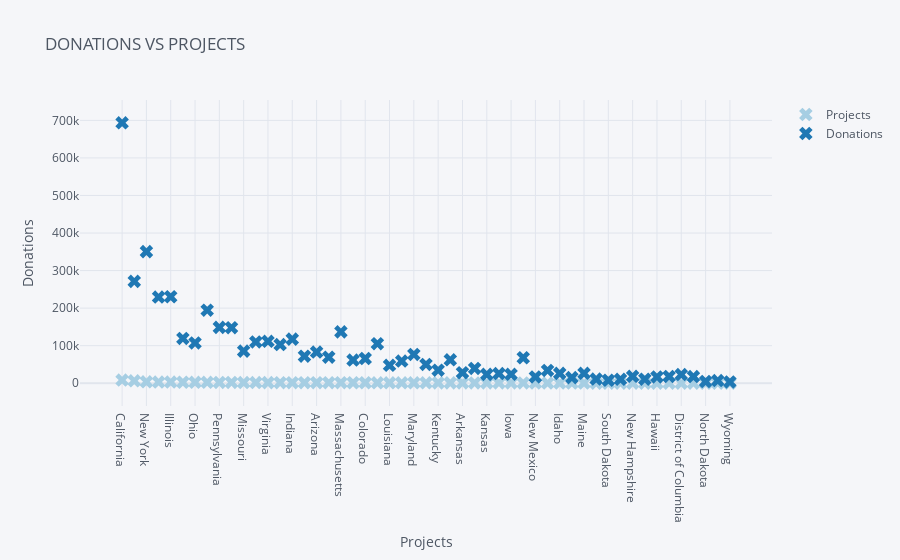

Here is the notebook cell this chart was saved with:
### Code cell
df.iplot(kind='scatter',
        xTitle='Projects',
        yTitle='Donations',
         title='DONATIONS VS PROJECTS',
        colorscale='paired',
        symbol='x',
        mode='markers')

### Figure 1 — Plotly figure (JSON) as saved in the notebook; plotly's stock layout.template omitted (floating-point values rounded to 4 significant figures)
{"data": [{"line": {"color": "rgba(166, 206, 227, 1.0)", "dash": "solid", "shape": "linear", "width": 1.3}, "marker": {"size": 12, "symbol": "x"}, "mode": "markers", "name": "Projects", "text": "", "type": "scatter", "x": ["California", "Texas", "New York", "Florida", "Illinois", "Michigan", "Ohio", "North Carolina", "Pennsylvania", "Georgia", "Missouri", "New Jersey", "Virginia", "Washington", "Indiana", "Tennessee", "Arizona", "Wisconsin", "Massachusetts", "Oklahoma", "Colorado", "South Carolina", "Louisiana", "Minnesota", "Maryland", "Alabama", "Kentucky", "Oregon", "Arkansas", "Utah", "Kansas", "Mississippi", "Iowa", "Connecticut", "New Mexico", "Nevada", "Idaho", "West Virginia", "Maine", "Nebraska", "South Dakota", "Montana", "New Hampshire", "Alaska", "Hawaii", "Rhode Island", "District of Columbia", "Delaware", "North Dakota", "Vermont", "Wyoming"], "y": [8457, 6485, 3819, 3302, 3126, 2653, 2546, 2543, 2163, 2125, 1779, 1775, 1656, 1581, 1555, 1555, 1529, 1479, 1447, 1340, 1321, 1260, 1215, 1169, 1145, 1141, 1024, 978, 923, 883, 851, 840, 833, 816, 546, 538, 513, 513, 483, 409, 317, 312, 299, 273, 266, 246, 227, 208, 200, 181, 148]}, {"line": {"color": "rgba(31, 120, 180, 1.0)", "dash": "solid", "shape": "linear", "width": 1.3}, "marker": {"size": 12, "symbol": "x"}, "mode": "markers", "name": "Donations", "text": "", "type": "scatter", "x": ["California", "Texas", "New York", "Florida", "Illinois", "Michigan", "Ohio", "North Carolina", "Pennsylvania", "Georgia", "Missouri", "New Jersey", "Virginia", "Washington", "Indiana", "Tennessee", "Arizona", "Wisconsin", "Massachusetts", "Oklahoma", "Colorado", "South Carolina", "Louisiana", "Minnesota", "Maryland", "Alabama", "Kentucky", "Oregon", "Arkansas", "Utah", "Kansas", "Mississippi", "Iowa", "Connecticut", "New Mexico", "Nevada", "Idaho", "West Virginia", "Maine", "Nebraska", "South Dakota", "Montana", "New Hampshire", "Alaska", "Hawaii", "Rhode Island", "District of Columbia", "Delaware", "North Dakota", "Vermont", "Wyoming"], "y": [693577, 271348, 350553, 229542, 230350, 119337, 107401, 194465, 148752, 147897, 85597, 109926, 111740, 103021, 117470, 72123, 83092, 69479, 136845, 61697, 65940, 105421, 47699, 59078, 76769, 50002, 34700, 62418, 28021, 39336, 23598, 25863, 23894, 67892, 16734, 34220, 26245, 14929, 26550, 11131, 7982, 10614, 18555, 10729, 16707, 18129, 23217, 17872, 4666, 7157, 3476]}], "layout": {"legend": {"bgcolor": "#F5F6F9", "font": {"color": "#4D5663"}}, "paper_bgcolor": "#F5F6F9", "plot_bgcolor": "#F5F6F9", "title": {"font": {"color": "#4D5663"}, "text": "DONATIONS VS PROJECTS"}, "xaxis": {"gridcolor": "#E1E5ED", "showgrid": true, "tickfont": {"color": "#4D5663"}, "title": {"font": {"color": "#4D5663"}, "text": "Projects"}, "zerolinecolor": "#E1E5ED"}, "yaxis": {"gridcolor": "#E1E5ED", "showgrid": true, "tickfont": {"color": "#4D5663"}, "title": {"font": {"color": "#4D5663"}, "text": "Donations"}, "zerolinecolor": "#E1E5ED"}}}
